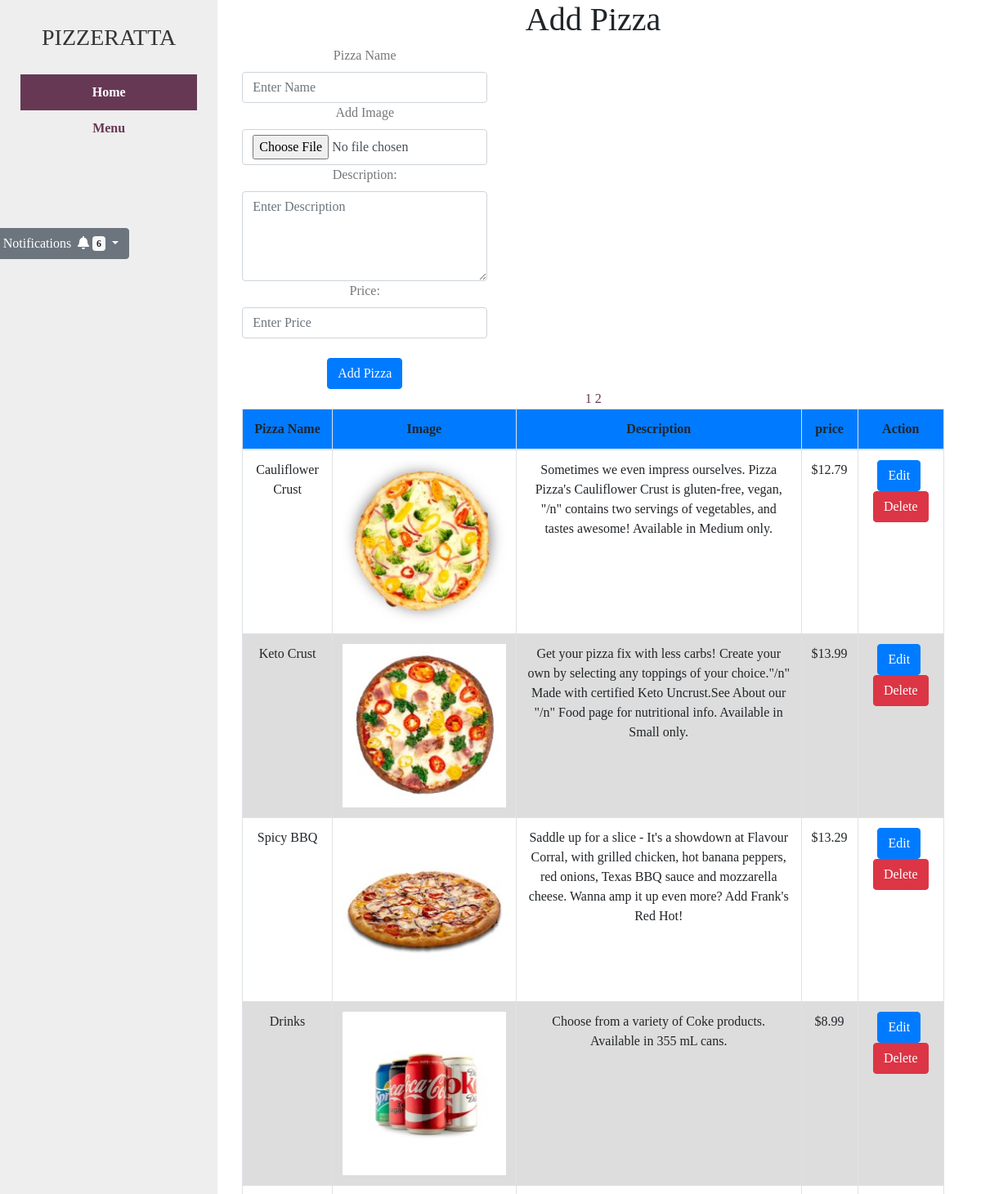
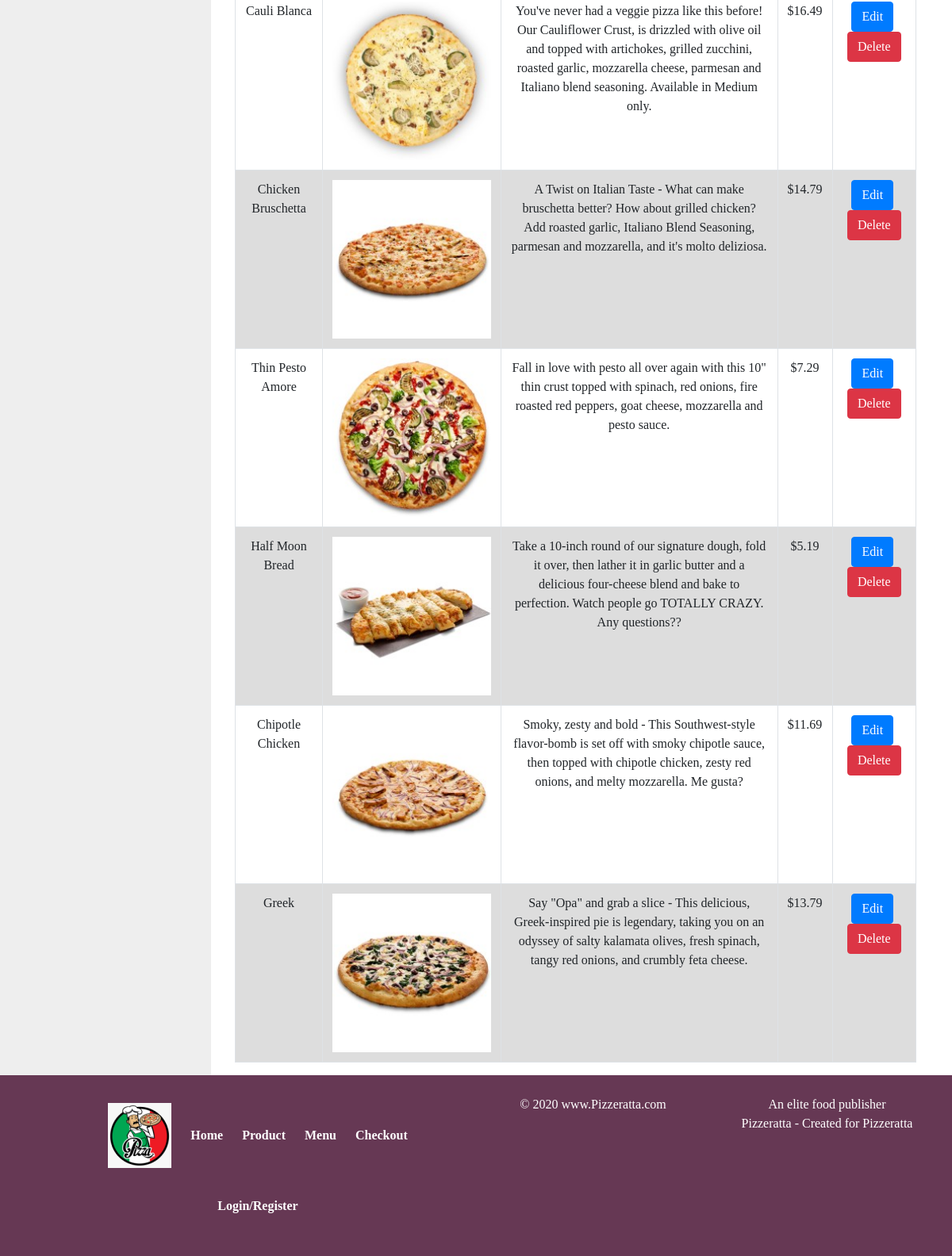
Screenshot of /admin.php (signed in) with the database file from the repository (2 pictures, top to bottom).
### tables this page shows
CREATE TABLE `products` (
  `id` int(30) NOT NULL,
  `product_name` varchar(50) NOT NULL,
  `price` double NOT NULL,
  `description` varchar(400) NOT NULL,
  `image` varchar(30) NOT NULL
);

### function.php (called while the page is built, shortened)
<?php
    function fetchAll($query){
        $con = new PDO(DBINFO, DBUSER, DBPASS);
        $stmt = $con->query($query);
        return $stmt->fetchAll();
    }
?>

### admin.php (the view, shortened to what this page needs)
<!DOCTYPE html>
<?php
 include("function.php");
require ("mysqli_connect.php");
$update=false;
$pizzaname='';
$description='';
$price='';
?>
<html>
<head>
	<link rel="stylesheet" type="text/css" href="https://maxcdn.bootstrapcdn.com/font-awesome/4.7.0/css/font-awesome.min.css">
<link href="style/bootstrap.min.css" rel="stylesheet">
<link type="text/css" rel="stylesheet" href="style/main.css" />
</head>
						<head>
<body>
<main class="container1" style="max-width:100%; width:100%;">
        <div class="row w-100">
            <div class="col-md-3">
                <header>
                    <A href="index.php" class="logo">PIZZERATTA</A>
                    <section class="nav mt-4">
                        <nav class="w-100">
                            <ul>
                                <li class="active"><a href="index.php">Home</a></li>
                                <li><a href="store.php">Menu</a></li>
                            </ul>
                        </nav>
	<div class="containerload">
	<div class="col-md-9">
               <main class="middle">
        <div class=" text-center">
								<div style="float:right; margin-top:100px;">
									<div class="dropdown">
										<button class="btn btn-secondary dropdown-toggle" type="button" id="dropdownMenuButton" data-toggle="dropdown" aria-haspopup="true" aria-expanded="false" style="color:white">
											Notifications &nbsp;<i class="fa fa-bell"></i>
											<?php
                $query = "SELECT * from `customers` where `Status` = 'unread' order by `date` DESC";
                if(count(fetchAll($query))>0){
				               ?>
					<span class="badge badge-light"><?php echo count(fetchAll($query)); ?></span>
				<?php
                }
                    ?>
										</button>
									</div>
								</div>
							</div>
						</div>
                    </section>
                </header>
            </div>
            <div class="col-md-9">
                <main class="middle">
		<div class="addpizza">
			<h1>Add Pizza</h1>
			<form method="post" enctype="multipart/form-data">
				<label>Pizza Name</label>
				<input type="text" class="form-control" id="pizzaname" placeholder="Enter Name" name="pizzaname" value="<?php echo $pizzaname; ?>">
				<label>Add Image</label>
				<input type="file" class="form-control" id="image" value="<?php echo $image; ?>" name="image" required>
				<label>Description:</label>
				<textarea rows="4" cols="50" type="textfield" class="form-control" id="description" placeholder="Enter Description" name="description"><?php echo $description; ?></textarea>
				<label>Price:</label>
				<input type="text" class="form-control" id="price" placeholder="Enter Price" name="price" value="<?php echo $price; ?>">
				<br>
				<?php
	   if($update == true):
	   ?>
				<center> <button type="submit" class="btn btn-primary" name="update">Update Pizza</button></center>
				<?php else: ?>
				<center> <button type="submit" name="add" class="btn btn-primary">Add Pizza</button></center>
				<?php endif;?>
			</form>
		</div>
		<table class="table table-bordered">
			<thead>
				<tr class="bg-primary">
					<th>Pizza Name</th>
					<th>Image</th>
					<th>Description</th>
					<th>price</th>
					<th>Action</th>
				</tr>
			</thead>
			<?php
					$results_per_page=10;
                  $q= "SELECT * FROM products ";
	$r= @mysqli_query($dbc, $q) or die(mysqli_error($dbc));
			$number_of_results = mysqli_num_rows($r);
			$number_of_pages = ceil($number_of_results/$results_per_page);
			if(!isset($_GET['page']))
			{
				$page=1;
			}
			else{
				$page=$_GET['page'];
			}
			$this_page_first_result = ($page-1)*$results_per_page;
			$q="select* from products LIMIT " . $this_page_first_result . ',' .$results_per_page;
			$r= @mysqli_query($dbc, $q) or die(mysqli_error($dbc));
			    while ($row=mysqli_fetch_array($r)){
              $pizzaname=$row['product_name'];
			  $image=$row['image'];
               $description=$row['description'];
               $price=$row['price'];
          echo '<tr>';
          echo '<td>'.$pizzaname.'</td>';
			       echo '<td>';
				   echo '<img src='.$image.' height="200" width="200">';
				   echo '</td>';
          echo '<td>'.$description.'</td>';
          echo '<td>$'.$price.'</td>';
        echo '<td>';
			 echo '<a href="admin.php?pizzaid='.$row['id'].'" class="btn btn-primary">Edit</a>';
			 echo '<a href="delete.php?pizzaname='.$row['product_name'].'" class="btn btn-danger">Delete</a>';
				  echo'</td>';
          echo '</tr>';
          }
			for($page=1;$page<=$number_of_pages;$page++)
			{
				echo '<a href="admin.php?page=' .$page .'">'."   " .$page .  '</a>';
			}
          ?>
		</table>
	</div>
</main>
	<footer class="footer">
        <div class="row">
            <div class="col-md-6">
                <nav>
                    <ul>
                        <li>
                            <h5 class="mb-3 mt-0"><a class="logo" href="index.html"><img src="images/logo21.png" alt="Pizza"></a></h5>
                        </li>
                        <li><a href="index.php">Home</a></li>
                        <li><a href="product.php">Product</a></li>
                        <li><a href="store.php">Menu</a></li>
                        <li><a href="checkout.php">Checkout</a></li>
                        <li><a href="login.php">Login/Register</a></li>
                    </ul>
                </nav>
            </div>
            <div class="col-md-3">
                &copy; 2020 www.Pizzeratta.com
            </div>
            <div class="col-md-3">
                An elite food publisher<br>
                <span>Pizzeratta - Created for Pizzeratta</span>
            </div>
        </div>
    </footer>
</body>
</html>

### style/main.css (style rules this page uses)
html , body { height: 100%; }
body { font-family: andalus; margin: 0; text-align: center; }
.active { background-color: #717171; }
a { color:#663854; text-decoration: none }
.container1 { text-align: center; min-height: 100%; padding-right:15px; padding-left: 0px; margin-right: auto; margin-left: 0px; }
.add-recpie form,.contact,.flex, .container1 { display: flex; flex-wrap: nowrap;flex-direction: row; }
header { height: 100%; width: 100%; background: #eee; padding: 25px; text-align: center; }
header .logo { font-size: 28px; color:#333 }
nav ul { list-style: none; float: left; }
nav li, nav li a { display:block; font-weight: bolder; }
nav li a { padding:10px; }
nav .active a { color: white; background-color: #663854; }
footer { background: #663854; color:#fff; width:10px; text-align: center; }
.footer { width:auto; }
.footer nav a,.footer nav li { display: inline-block; color:#fff }
.middle { width: 100%; }
.add-recpie,.recpie-details,.contact section, .recpies, .today-menu, article,footer { padding: 25px }
table { width: 100%; border:solid 1px #ddd; border-bottom-width: 0; border-collapse: collapse; }
table td { padding: 15px; border: solid 1px dimgray; }
tbody tr:nth-child(even) { background: #ddd; }
form { width:300px }
form label { display: block; color:#777 }
section.nav ul { margin: 0; padding: 0; width: 100%; }

### admin.php (style rules this page uses)
.containerload { display: none; }

### rows the page displays
products: product_name "Cauliflower Crust", image (picture), description "Sometimes we even impress ourselves. Pizza Pizza's Cauliflower Crust is gluten-free, vegan, \"/n\" contains two servings of vegetables, and tastes awesome! Available in Medium only.", price "12.79"
products: product_name "Keto Crust", image (picture), description "Get your pizza fix with less carbs! Create your own by selecting any toppings of your choice.\"/n\" Made with certified Keto Uncrust.See About our \"/n\" Food page for nutritional info. Available in Small only.", price "13.99"
products: product_name "Spicy BBQ", image (picture), description "Saddle up for a slice - It's a showdown at Flavour Corral, with grilled chicken, hot banana peppers, red onions, Texas BBQ sauce and mozzarella cheese. Wanna amp it up even more? Add Frank's Red Hot!", price "13.29"
products: product_name "Drinks", image (picture), description "Choose from a variety of Coke products. Available in 355 mL cans.", price "8.99"
products: product_name "Cauli Blanca", image (picture), description "You've never had a veggie pizza like this before! Our Cauliflower Crust, is drizzled with olive oil and topped with artichokes, grilled zucchini, roasted garlic, mozzarella cheese, parmesan and Italiano blend seasoning. Available in Medium only.", price "16.49"
products: product_name "Chicken Bruschetta", image (picture), description "A Twist on Italian Taste - What can make bruschetta better? How about grilled chicken? Add roasted garlic, Italiano Blend Seasoning, parmesan and mozzarella, and it's molto deliziosa.", price "14.79"
products: product_name "Thin Pesto Amore", image (picture), description "Fall in love with pesto all over again with this 10\" thin crust topped with spinach, red onions, fire roasted red peppers, goat cheese, mozzarella and pesto sauce.", price "7.29"
products: product_name "Half Moon Bread", image (picture), description "Take a 10-inch round of our signature dough, fold it over, then lather it in garlic butter and a delicious four-cheese blend and bake to perfection. Watch people go TOTALLY CRAZY. Any questions??", price "5.19"
products: product_name "Chipotle Chicken", image (picture), description "Smoky, zesty and bold - This Southwest-style flavor-bomb is set off with smoky chipotle sauce, then topped with chipotle chicken, zesty red onions, and melty mozzarella. Me gusta?", price "11.69"
products: product_name "Greek", image (picture), description "Say \"Opa\" and grab a slice - This delicious, Greek-inspired pie is legendary, taking you on an odyssey of salty kalamata olives, fresh spinach, tangy red onions, and crumbly feta cheese.", price "13.79"

### other values shown
count(fetchAll($query)) "6"
